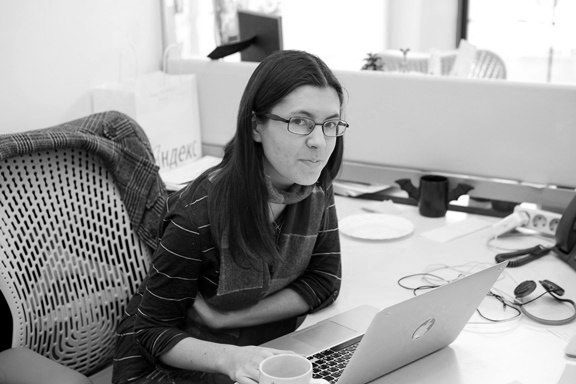
#> input picture Sonya_small.jpg, 576 x 384 px
$ jupyter execute 'HSE lab (SVD).ipynb'   (shell and % lines are left out)
#> lines starting #> are read from the running program, lines starting #| are printed output that depends on the picture
# Лабораторная работа 3

[cell 1]
import numpy as np
from numpy.linalg import svd
from skimage.io import imread
import matplotlib.pyplot as plt
from sklearn import datasets
from sklearn.random_projection import GaussianRandomProjection
from scipy.interpolate import UnivariateSpline
import seaborn as sns
from time import time

## Сингулярное разложение и его приложения / Singular value decomposition and its applications

Напомним, что сингулярным разложением (SVD, Singular value decomposition) матрицы $A$ размера $m\times n$ называется представление

$$A = U\Sigma V^T,$$

где $U$ --- ортогональная матрица размера $m\times m$, $V$ --- ортогональная матрица размера $n\times n$, $\Sigma = \mathrm{diag}(\sigma_1,\sigma_2,\sigma_3,\ldots)$ --- диагональная матрица размера $m\times n$, в которой $\sigma_1\geqslant\sigma_2\geqslant\ldots\geqslant0$.

На самом деле, требование, чтобы матрицы $U$ и $V$ были квадратными, избыточно. *Усечённым сингулярным разложением* мы будем называть разложение

$$A = U\Sigma V^T,$$

где $U$ --- ортогональная матрица размера $m\times k$, $V^T$ --- ортогональная матрица размера $k\times n$, $\Sigma$ --- диагональная матрица размера $k\times k$, причём $k = \min(m,n)$. Далее мы будем работать исключительно с усечённым разложением.

### Сжатие данных с помощью SVD = построение низкорангового приближения

Введём *норму Фробениуса* матрицы как

$$||A||_{frob} = \sqrt{\mathrm{tr}{A^TA}} = \sqrt{\sum\limits_{i,j}a^2_{i,j}}$$

Иными словами, это обычное евклидово расстояние на пространстве, которое получается, если все матрицы вытянуть в длинные векторы.

Зададимся вопросом: как найти матрицу $A_{r}$ ранга $r$, наименее отличающуюся от $A$ по норме Фробениуса (то есть для которой норма разности $||A - A_{r}||_{frob}$ минимальна). Оказывается, это можно сделать с помощью сингулярного разложения:

**Теорема.** Пусть $\Sigma_{r}$ - это матрица, полученная из $\Sigma$ заменой диагональных элементов $\sigma_{i}$ ($i > r$) нулями, тогда $A_{r} = U\Sigma_{r}V^T$.

Это можно переписать и в более экономичном виде. Если

$$A = \underbrace{
\begin{pmatrix}
u_{11} & \ldots & u_{1k}\\
\vdots & & \vdots\\
u_{m1} & \ldots & u_{mk}
\end{pmatrix}}_{=U}\cdot\underbrace{{
\begin{pmatrix}
\sigma_{1} & &\\
 & \sigma_{2} & \\
 & & \ddots
\end{pmatrix}}
}_{=\Sigma}\cdot \underbrace{
\begin{pmatrix}
v_{11} & \ldots & v_{n1}\\
\vdots & & \vdots\\
v_{1k} & \ldots & v_{nk}
\end{pmatrix}}_{=V^T}$$

то

$$A_{r} = \underbrace{
\begin{pmatrix}
u_{11} & \ldots & u_{1r}\\
\vdots & & \vdots\\
u_{m1} & \ldots & u_{mr}
\end{pmatrix}}_{=U_r}\cdot\underbrace{{
\begin{pmatrix}
\sigma_{1} & &\\
 & \ddots & \\
 & & \sigma_{r}
\end{pmatrix}}
}_{=\Sigma_r}\cdot \underbrace{
\begin{pmatrix}
v_{11} & \ldots & v_{n1}\\
\vdots & & \vdots\\
v_{1r} & \ldots & v_{nr}
\end{pmatrix}}_{=V^T_r}$$

При этом

$$||A - A_{r}||_{frob} = \sqrt{\sum\limits_{i\geqslant r+1} \sigma_{i}^2}$$

Если сингулярные значения матрицы падают достаточно быстро (а в реальных задачах часто бывает именно так), то норма разности будет малой при сравнительно небольшом значении $r$.

На хранение исходной матрицы нам требовалось $m\times n$ памяти. Теперь же, если мы будем хранить отдельно $U_r$, $V_r$ и диагональные элементы $\Sigma_r$, затраты памяти составят $mr + nr + r = r(m + n + 1)$.

**Разложение на компоненты ранга 1**

Обозначим через $u_1,\ldots, u_k$ столбцы матрицы $U$, а через $v_1, \ldots, v_k$ столбцы матрицы $V$. Тогда имеет место равенство

$$A = u_1\sigma_{1}v_1^T + u_2\sigma_{2}v_2^T + u_3\sigma_{3}v_3^T + \ldots$$

Матрицу $u_k\sigma_{k}v_k^T = \sigma_{k}u_kv_k^T$ мы будем называть $k$-й компонентой ранга 1 матрицы $A$. Отметим, что слагаемые в этой сумме ортогональны относительно скалярного произведения $(X, Y) = \mathrm{tr}(X^TY)$ (порождающего норму Фробениуса).

Как нетрудно заметить,

$$A_{r} = \sigma_{1}u_1v_1^T + \sigma_{2}u_2v_2^T + \ldots + \sigma_{r}u_rv_r^T$$

**Технические детали (SVD в Питоне)**

Есть несколько способов сделать в Питоне сингулярное разложение; мы пока предлагаем вам использовать

`import scipy.linalg.as sla`

`U, S, Vt = sla.svd(X, full_matrices=False)`

Обращаем ваше внимание на то, что `U, S, Vt` - это соответственно матрицы $U$, $\Sigma$ и $V^T$ (не забывайте про это $^T$). Параметр `full_matrices` отвечает за то, будет ли сингулярное разложение полным или усечённым.

### Задание 1. Сжатие данных с помощью SVD (2,5 балла)

Загрузите выложенную на странице курса фотографию.

[cell 2]
img = imread(r'Sonya_small.jpg')
#> img is the input picture: shape (384, 576, 3); min 0, max 255, mean 156.5
img = img.mean(axis=2) # это матрица из интенсивностей серого цвета; её уже можно подвергать SVD
#> img: shape (384, 576) float64

Нарисуйте картинку:

[cell 3]
sns.set_style('white')
imgplot = plt.imshow(img, cmap='gray')

Постройте сингулярное разложение этой матрицы.

[cell 4]
U, S, VT = svd(img, full_matrices=False)
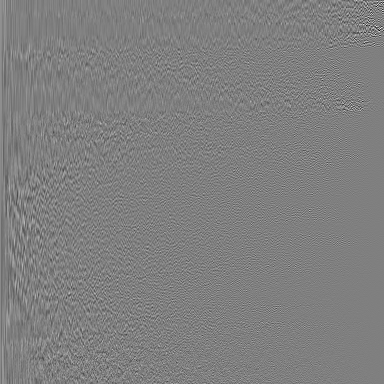
#> U: shape (384, 384) float64; min -0.517, max 0.515, mean 7.9e-05; drawn with min black and max white
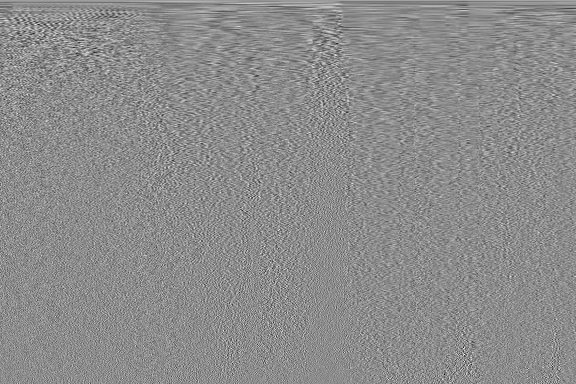
#> VT: shape (384, 576) float64; min -0.301, max 0.245, mean 0.000137; drawn with min black and max white
#> S = 384 values, max 77868.7 at index 0, min 2.14 at index 383, mean 717.7

Нарисуйте график диагональных элементов матрицы $\Sigma$:

[cell 5]
sigma = S
#> sigma has the same summary as S
plt.figure(figsize=(9, 9))
plt.plot(sigma, label='diagonal elements of $\Sigma$')
plt.legend(fontsize='xx-large')
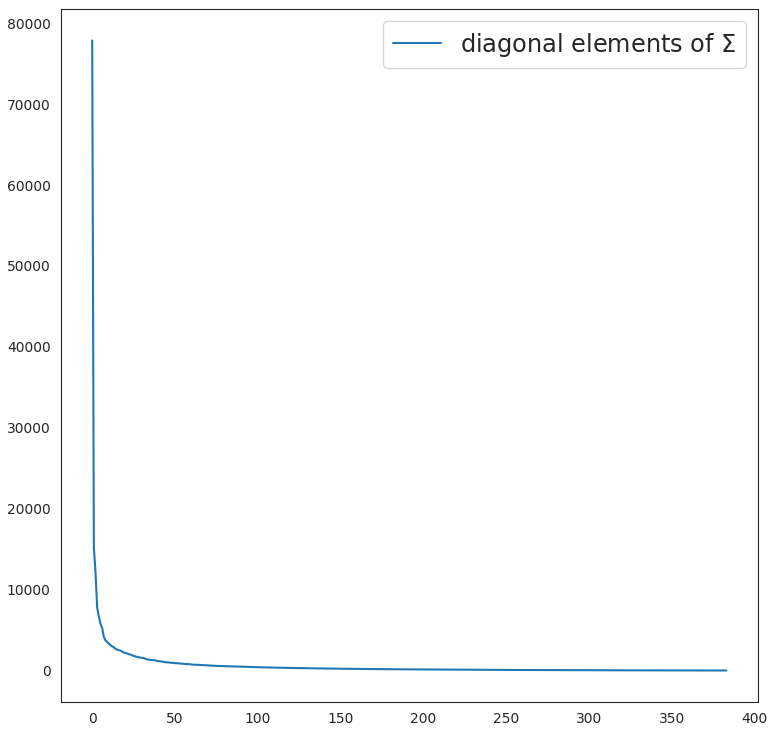
#> figure drawn by matplotlib, 1 panel; curve peaks at x = 0, y = 77868.7

Кажется, что они убывают достаточно быстро и есть надежда, что первые несколько компонент дадут картинку, близкую к исходной.

Визуализуйте первую компоненту ранга 1. Ожидали ли вы увидеть именно это? Почему?

Визуализуйте суммы компонент ранга 1 с первой по двадцатую, с первой по пятидесятую, с двадцатой по сотую, с двадцатой по последнюю. Сделайте выводы.

**Важно:** пожалуйста, сделайте это с помощью только матричных операций, без циклов, функций `map` и `reduce`, а также специальных функций, находящих суммы компонент.

[cell 6]
def components(a, b):
#> called with a = 0, b = 1
    u = U[:, range(a, b)]
#> u = 384 values, max 0.0715 at index 0, min 0.0299 at index 198, mean 0.0498
    s = np.diag(S)[a:b, a:b]
#> s = [77868.7]
    vt = VT[range(a, b), :]
    res_a = u @ s @ vt
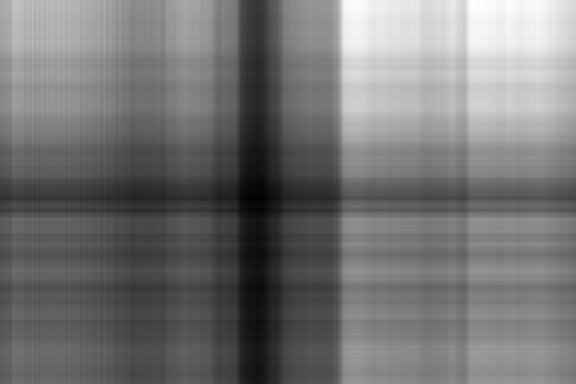
#> res_a: shape (384, 576) float64; min 39.26, max 297, mean 157.4; drawn with min black and max white
    return res_a

[cell 7]
f, axarr = plt.subplots(3, 2, figsize=(16, 16))
axarr[0, 0].imshow(components(0, 1), cmap='gray')
axarr[0, 0].set_title('1st component')
axarr[0, 1].imshow(components(0, 20), cmap='gray')
axarr[0, 1].set_title('1st to 20th')
axarr[1, 0].imshow(components(0, 50), cmap='gray')
axarr[1, 0].set_title('1st to 50th')
axarr[1, 1].imshow(components(19, 100), cmap='gray')
axarr[1, 1].set_title('20th to 100th')
axarr[2, 0].imshow(components(19, S.shape[0]), cmap='gray')
#> in components (call 5), `u = U[:, range(a, b)]`:
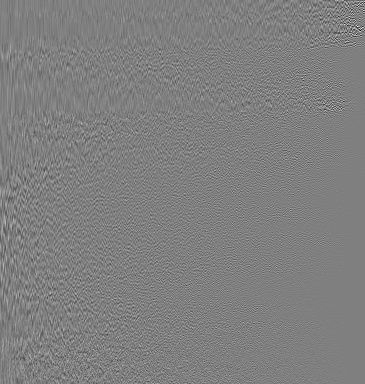
#> u: shape (384, 365) float64; min -0.517, max 0.515, mean -6.33e-06; drawn with min black and max white
#> in components (call 5), `vt = VT[range(a, b), :]`:
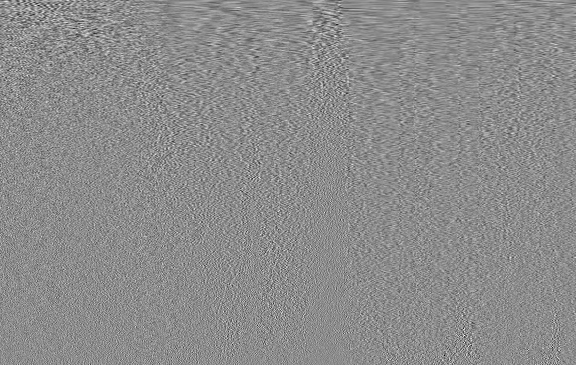
#> vt: shape (365, 576) float64; min -0.301, max 0.245, mean 1.65e-06; drawn with min black and max white
axarr[2, 0].set_title('20th to last')
axarr[2, 1].imshow(components(0, S.shape[0]), cmap='gray')
axarr[2, 1].set_title('first to last')

**Визуализуйте первую компоненту ранга 1. Ожидали ли вы увидеть именно это? Почему?**
Интуиция подсказывает, что одной лишь компоненты будет недостаточно для минимально приемлемого восстановления исходной картинки. Собственно, так и произошло: по полученной картинке невозможно даже догадаться, что там изображено, но стоит отметить, что интенсивности черного цвета неплохо соответсвуют исходной картинке

**Визуализуйте суммы компонент ранга 1 с первой по двадцатую, с первой по пятидесятую, с двадцатой по сотую, с двадцатой по последнюю. Сделайте выводы.**
Из полученных результатов видно, что уже первых 20 компонент достаточно для минимального восстановления картинки: уже можно увидеть очертания человека и предметов. Дополнение до первых пятидесяти компонент приводит к еще более лучшему результату: уже можно разглядеть мелкие предметы. Но если же мы уберем первые 20 компонент, и рассмотрим с 20 по 100, то увидим лишь очертания объектов на картинке, а сама она принимает однородный цвет. Тоже самое происходит и в случае с 20 по последнюю компоненты. Таким образом, можно сделать вывод, что первые компоненты в первую очередь определяют интенсивность цвета на картинке, а последние - очертание предметов.

**Как вам кажется, сколько первых главных компонент нужно взять для достаточно хорошего восстановления исходного изображения? Во сколько раз меньше памяти потребуется для их хранения?** Лично для меня, 115 первых компонент дадут вполне хороший результат: хорошо видно человека, предметы и даже надпись на пакете.

Как было сказано ранее, на хранение исходной матрицы нам требовалось $m\times n$ памяти. Теперь же, если мы будем хранить отдельно $U_r$, $V_r$ и диагональные элементы $\Sigma_r$, затраты памяти составят $mr + nr + r = r(m + n + 1)$. Таким образом, нам потребуется в $\frac{mn}{r(m + n + 1)} = \frac{384 \cdot 576}{115(384+576+1)} = \frac{221184}{110515} \approx 2$ раза меньше памяти.

[cell 8]
tf, (ax1, ax2) = plt.subplots(1, 2, figsize=(15, 15))
ax1.imshow(components(0, 115), cmap='gray')
#> in components (call 7), `u = U[:, range(a, b)]`:
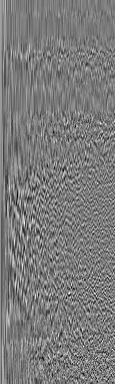
#> u: shape (384, 115) float64; min -0.233, max 0.249, mean 0.000269; drawn with min black and max white
#> in components (call 7), `vt = VT[range(a, b), :]`:
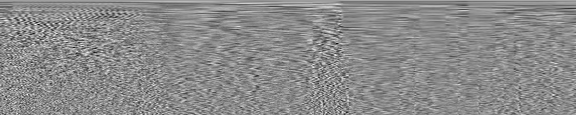
#> vt: shape (115, 576) float64; min -0.252, max 0.21, mean 0.000455; drawn with min black and max white
ax1.set_title('115 components')
ax2.imshow(components(0, S.shape[0]), cmap='gray')
ax2.set_title('Original')

### Задание 2. Геометрия SVD. Визуализация данных с помощью SVD / Data visualization using SVD

**Геометрический смысл SVD**

Допустим, что у нас есть выборка $x_1,\ldots,x_m\in\mathbb{R}^n$. Запишем её в матрицу объекты-признаки

$$X = \begin{pmatrix}
x_{11} & \ldots & x_{1n}\\
\vdots & & \vdots\\
x_{m1} & \ldots & x_{mn}
\end{pmatrix}$$

(строки - объекты, столбцы - признаки) и сделаем SVD-разложение: $X = U\Sigma V^T$. Его можно интерпретировать следующим образом:

$$X = U\Sigma\cdot V^T,$$

где $U\Sigma$ - это матрица объекты-признаки для тех же объектов, но в новых признаках, полученных из исходных с помощью линейного преобразования $V^T$ (напоминаем, что умножение на матрицу справа соответствует преобразованию столбцов). Попробуем понять, чем замечательны эти признаки.

Рассмотрим матрицу $X^TX = V\Sigma^2V^T$. Легко видеть, что это матрица Грама системы столбцов матрицы $X$; иными словами, в ней записаны скалярные произведения векторов различных признаков. Из лекций вы знаете, что $\sigma_1^2$, квадрат первого сингулярного числа, это наибольшее собственное значение матрицы $X^TX$, а $v_1$, первый столбец матрицы $V$, -- это соответствующий собственный вектор. Можно показать, что

$$\sigma_1 = \mathrm{max}_{w}\frac{|Xw|}{|w|} = \mathrm{max}_{|w| = 1}\left(|Xw|\right),$$

Попробуем осознать физический смысл этой штуки. Напомним, что строки матрицы $X$ -- это координаты объектов $x_1,\ldots,x_m$ в пространстве признаков. Произведение $Xw$ - это вектор из значений на тех же самых объектах некоторого нового признака, являющегося линейной комбинацией исходных с коэффициентами $w_1,\ldots,w_n$:

$$Xw = w_1\begin{pmatrix} x_{11}\\ \ldots \\ x_{m1}
\end{pmatrix} + w_2\begin{pmatrix} x_{12}\\ \ldots \\ x_{m2}
\end{pmatrix} + \ldots + w_n\begin{pmatrix} x_{1n}\\ \ldots \\ x_{mn}
\end{pmatrix}$$

Соответственно, $|Xw|^2$ - это квадрат длины вектора, составленного из значений нового признака.

Таким образом, первому сингулярному значению $\sigma_1$ отвечает такой признак, у которого сумма квадратов значений максимальна, то есть признак, принимающий, условно говоря, самые большие значения.

Резюмируя, мы можем сказать, что сингулярное разложение делает следующее:
- находит новый признак (новое направление) вдоль которого "дисперсия"$^1$ максимальна;
- в ортогональной ему плоскости находит признак, вдоль которого "дисперсия" максимальна;
- и так далее.

В задании 3.3 вы в этом убедитесь на конкретном примере.

---
$^1$ настоящая выборочная дисперсия с точностью до числового множителя была бы равна $|Xw - \overline{Xw}|^2$, где $\overline{Xw} = \frac1m\sum_{i=1}^m(Xw)_i$ - среднее значения признака.

**Визуализация данных с помощью SVD**

Выше мы обсудили, что первые из "новых признаков" - это признаки, значения которых, скажем так, наиболее разнообразны. Зачастую (хотя и не всегда) именно они несут в себе наиболее важные черты датасета. И если взять две-три первых, то датасет можно нарисовать и посмотреть на него -- и, возможно, обнаружить какую-то структуру.

**Задание 2.1.** С помощью функции `dsklearn.datasets.load_digits()` загрузите датасет рукописных цифр [MNIST](http://yann.lecun.com/exdb/mnist/). В нём есть несколько атрибутов; вам сейчас будут нужны `digits.data` (`np.array`, строки которого - это вытянутые в одну строку значения пикселей) и `digits.target` (в них записаны соответствующие цифры).

[cell 9]
digits = datasets.load_digits()
print("The number below is", digits.target[173])
plt.imshow(digits.data[173].reshape((8,8)))
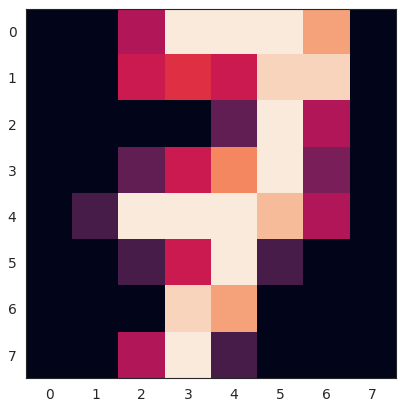
#> figure drawn by matplotlib, 1 panel

Примените к матрице `digits.data` сингулярное разложение.

Первые два столбца матрицы $U\Sigma$ - это проекция датасета на некоторую плоскость (объекты - это строки!). Нарисуйте на плоскости эти точки, покрасив различные цифры (0,1,2,...) в разные цвета (если вы любите красивые визуализации, разберитесь, как вместо точек рисовать маленькие цифры!). Получается ли какая-то структура?

[cell 10]
dU, dS, dVT = svd(digits.data, full_matrices=False)
proj = dU @ np.diag(dS) # "proj" means projection
proj = proj[:, [0, 1]]

[cell 11]
colors = ['tab:blue', 'tab:orange', 'tab:green', 'tab:red', 'tab:purple', 'tab:brown', 'tab:pink', 'tab:gray', 'tab:olive', 'tab:cyan']
plt.figure(figsize=(9, 9))
sns.set_style('dark')
for i, x, y in zip(range(proj.shape[0]), proj[:, 0], proj[:, 1]):
    plt.scatter(x, y, marker=r'$' + str(digits.target[i]) + '$', color=colors[digits.target[i]])
plt.legend(['0', '1', '2', '3', '4', '5', '6', '7', '8', '9'])

Если вы всё сделали правильно, то никакой структуры не должно было получиться:)

А всё потому, что мы не сделали одной важной вещи (почему она важна - мы с вами увидим в конце третьего задания). Теперь вычтите из каждого признака (т.е. из каждого столбца) его среднее значение, снова сделайте SVD и нарисуйте разноцветные точки.

[cell 12]
ndigits = digits.data.copy()
for i in range(ndigits.shape[1]):
    ndigits[:, i] = ndigits[:, i] - np.mean(ndigits[:, i])

ndU, ndS, ndVT = svd(ndigits, full_matrices=False)
nproj = ndU @ np.diag(ndS)
nproj = nproj[:, [0, 1]]

[cell 13]
plt.figure(figsize=(13, 13))
for i, x, y in zip(range(nproj.shape[0]), nproj[:, 0], nproj[:, 1]):
    plt.scatter(x, y, marker=r'$' + str(digits.target[i]) + '$', color=colors[digits.target[i]])
plt.legend(['0', '1', '2', '3', '4', '5', '6', '7', '8', '9'])
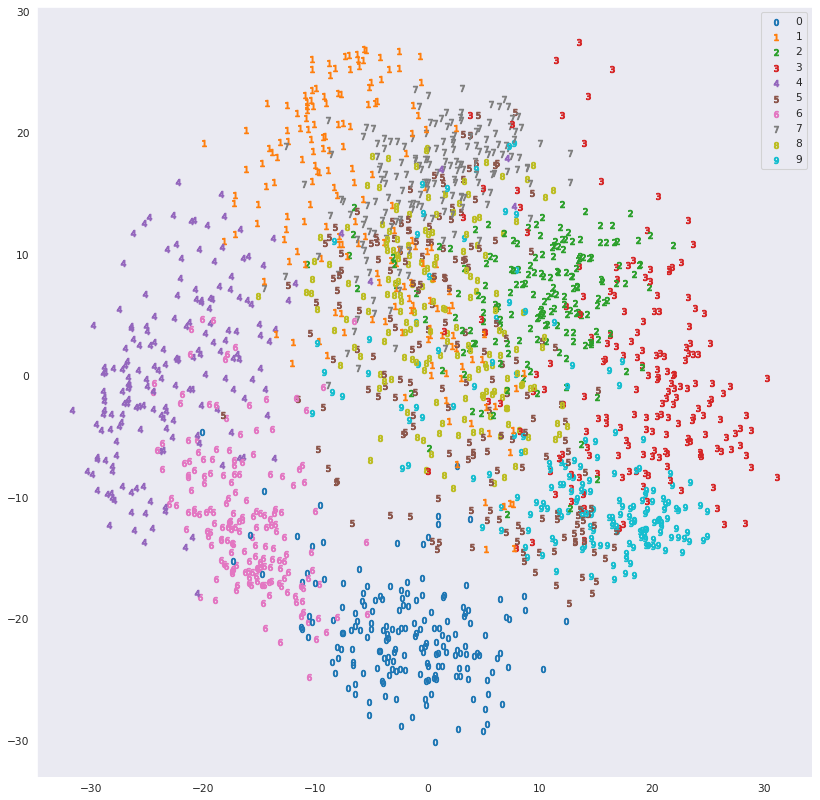
#> figure drawn by matplotlib, 1 panel
